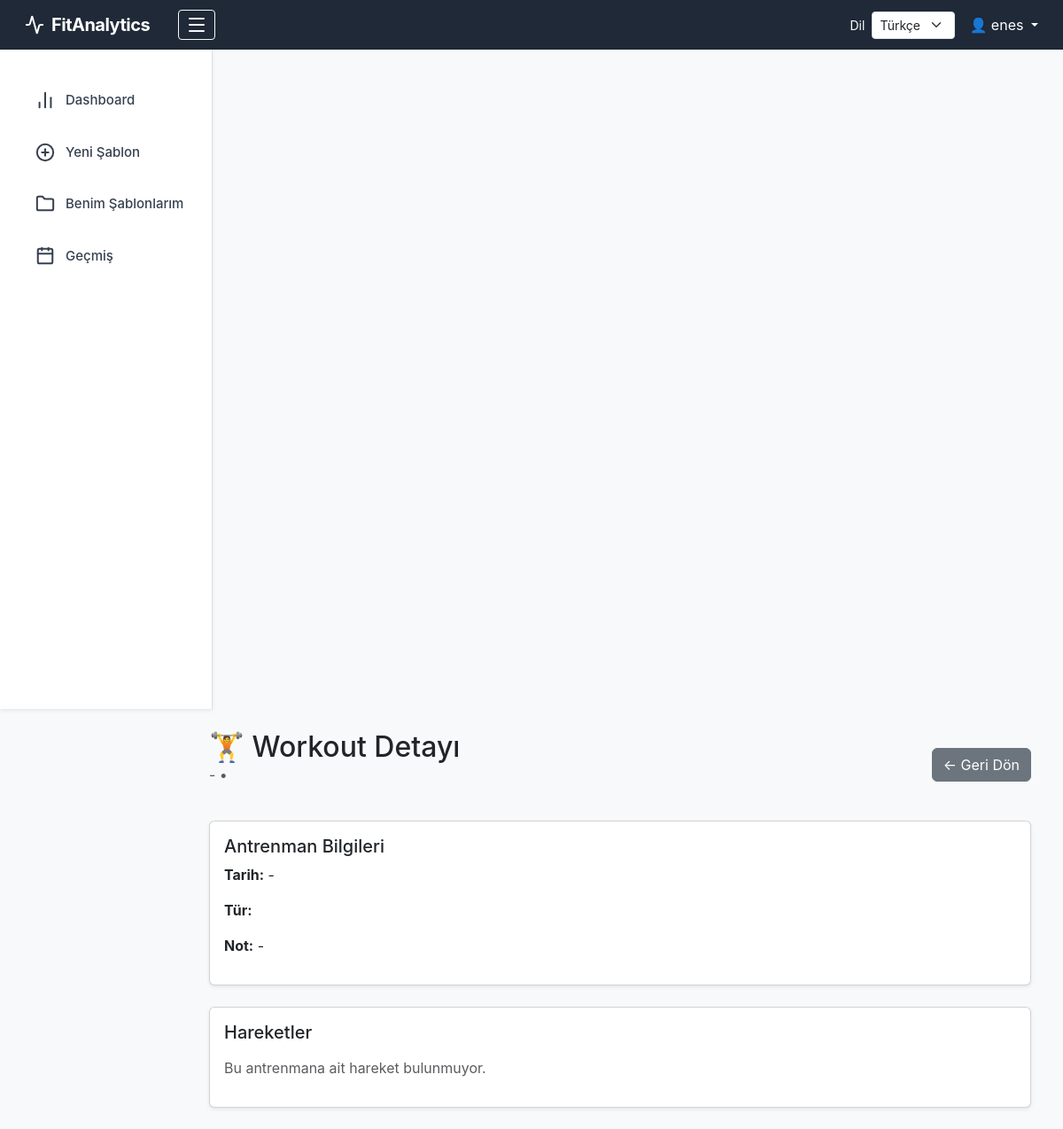
The page /workout/3 (signed in) on the database as committed earlier.
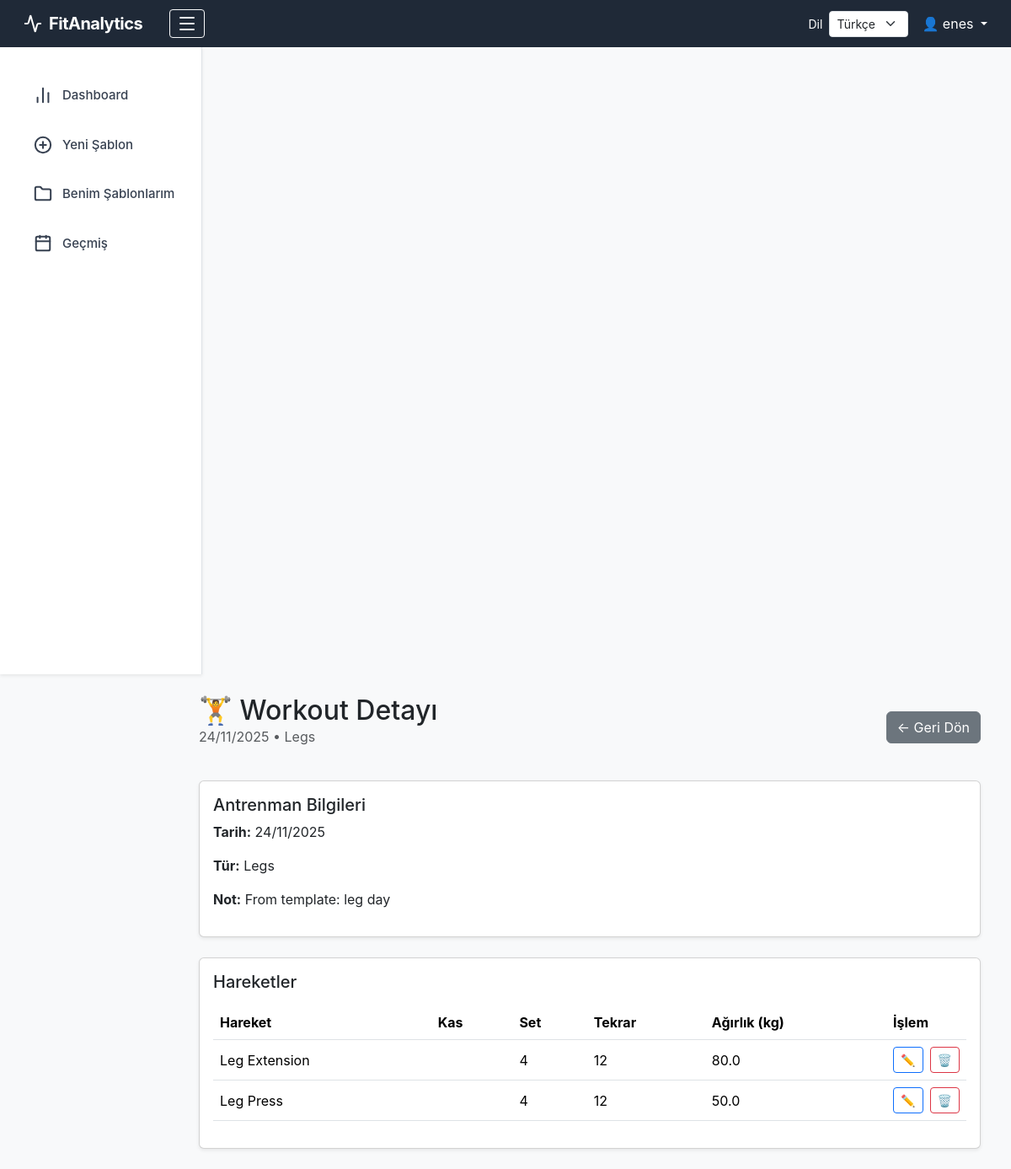
The same page on the database as committed later.
### tables this page shows
CREATE TABLE workouts (
    workout_id      INTEGER PRIMARY KEY AUTOINCREMENT,
    user_id         INTEGER NOT NULL,
    workout_date    DATE NOT NULL,
    workout_type    TEXT NOT NULL CHECK (
                        workout_type IN ('push', 'pull', 'legs', 'upper', 'lower', 'full', 'other')
                    ),
    notes           TEXT,
    FOREIGN KEY (user_id) REFERENCES users(user_id)
);

CREATE TABLE exercises (
    exercise_id      INTEGER PRIMARY KEY AUTOINCREMENT,
    workout_id       INTEGER NOT NULL,
    exercise_name    TEXT NOT NULL,           -- ham text
    muscle_id        INTEGER NOT NULL,        -- canonical muscle
    exercise_lib_id  INTEGER,                 -- link to library (optional)
    sets             INTEGER,
    reps             INTEGER,
    weight_kg        REAL,
    volume           REAL,                    -- sets * reps * weight
    FOREIGN KEY (workout_id) REFERENCES workouts(workout_id),
    FOREIGN KEY (muscle_id) REFERENCES muscles(muscle_id),
    FOREIGN KEY (exercise_lib_id) REFERENCES exercise_library(exercise_lib_id)
);

### app/blueprints/workouts.py (the view)
@main.route("/workout/<int:workout_id>")
def workout_detail(workout_id):
    if "user_id" not in session:
        return redirect(url_for("main.login"))
    conn = get_connection()
    cur = conn.cursor()
    cur.execute("""
        SELECT workout_id, workout_date, workout_type, notes
        FROM workouts
        WHERE workout_id = ?
    """, (workout_id,))
    workout = cur.fetchone()
    cur.execute("""
        SELECT e.exercise_id, e.exercise_name, m.name_tr AS muscle,
               e.sets, e.reps, e.weight_kg
        FROM exercises e
        JOIN muscles m ON m.muscle_id = e.muscle_id
        WHERE workout_id = ?
        ORDER BY exercise_id ASC
    """, (workout_id,))
    exercises = cur.fetchall()
    conn.close()
    return render_template("workout_detail.html", workout=workout, exercises=exercises)

### app/database.py (called while the page is built)
def get_connection():
    conn = sqlite3.connect(DB_PATH)
    conn.row_factory = sqlite3.Row
    return conn

### app/templates/workout_detail.html (shortened to what this page needs)
{% extends "layout.html" %}
{% block content %}
<div class="container">
    <div class="d-flex justify-content-between align-items-center mb-4">
        <div>
            <h2 class="mb-0">🏋️ Workout Detayı</h2>
            <p class="text-muted">
                {{ workout.workout_date | format_date }} • {{ workout.workout_type | capitalize }}
            </p>
        </div>
        <a href="{{ url_for('main.history') }}" class="btn btn-secondary">
            ← Geri Dön
        </a>
    </div>
    <div class="card shadow-sm mb-4">
        <div class="card-body">
            <h5 class="card-title">Antrenman Bilgileri</h5>
            <p><strong>Tarih:</strong> {{ workout.workout_date | format_date }}</p>
            <p><strong>Tür:</strong> {{ workout.workout_type | capitalize }}</p>
            <p><strong>Not:</strong> {{ workout.notes or "-" }}</p>
        </div>
    </div>
    <div class="card shadow-sm">
        <div class="card-body">
            <h5 class="card-title mb-3">Hareketler</h5>
            {% if exercises %}
            <table class="table table-hover align-middle">
                <thead>
                    <tr>
                        <th>Hareket</th>
                        <th>Kas</th>
                        <th>Set</th>
                        <th>Tekrar</th>
                        <th>Ağırlık (kg)</th>
                        <th style="width: 90px;">İşlem</th>
                    </tr>
                </thead>
                <tbody>
                    {% for ex in exercises %}
                    <tr>
                        <td>{{ ex["exercise_name"] }}</td>
                        <td>{{ ex["target_muscle"] }}</td>
                        <td>{{ ex["sets"] }}</td>
                        <td>{{ ex["reps"] }}</td>
                        <td>{{ ex["weight_kg"] }}</td>
                        <td>
                            <div class="d-flex align-items-center gap-2">
                                <button class="btn btn-sm btn-outline-primary"
                                        data-bs-toggle="modal"
                                        data-bs-target="#editModal{{ ex['exercise_id'] }}">
                                    ✏️
                                </button>
                                <form method="POST"
                                    action="{{ url_for('main.delete_exercise', exercise_id=ex['exercise_id']) }}"
                                    class="m-0 p-0"
                                    onsubmit="return confirm('Silmek istediğine emin misin?')">
                                    <button class="btn btn-sm btn-outline-danger">🗑️</button>
                                </form>
                            </div>
                        </td>
                    </tr>
                    {% endfor %}
                </tbody>
            </table>
            {% else %}
            <p class="text-muted">Bu antrenmana ait hareket bulunmuyor.</p>
            {% endif %}
        </div>
    </div>
</div>
{% endblock %}

Rows that differ between the two databases and show on the page:
added workouts: workout_date "24/11/2025", workout_type "Legs", notes "From template: leg day"
added exercises: exercise_name "Leg Extension", sets "4", reps "12", weight_kg "80.0"
added exercises: exercise_name "Leg Press", sets "4", reps "12", weight_kg "50.0"
Other text that changed with them:
{{ workout.workout_date | format_date }}: "-" → (not shown)
{{ workout.notes or "-" }}: "-" → (not shown)
text no longer shown: "Bu antrenmana ait hareket bulunmuyor."
text now shown: "Hareket Kas Set Tekrar Ağırlık (kg) İşlem"
